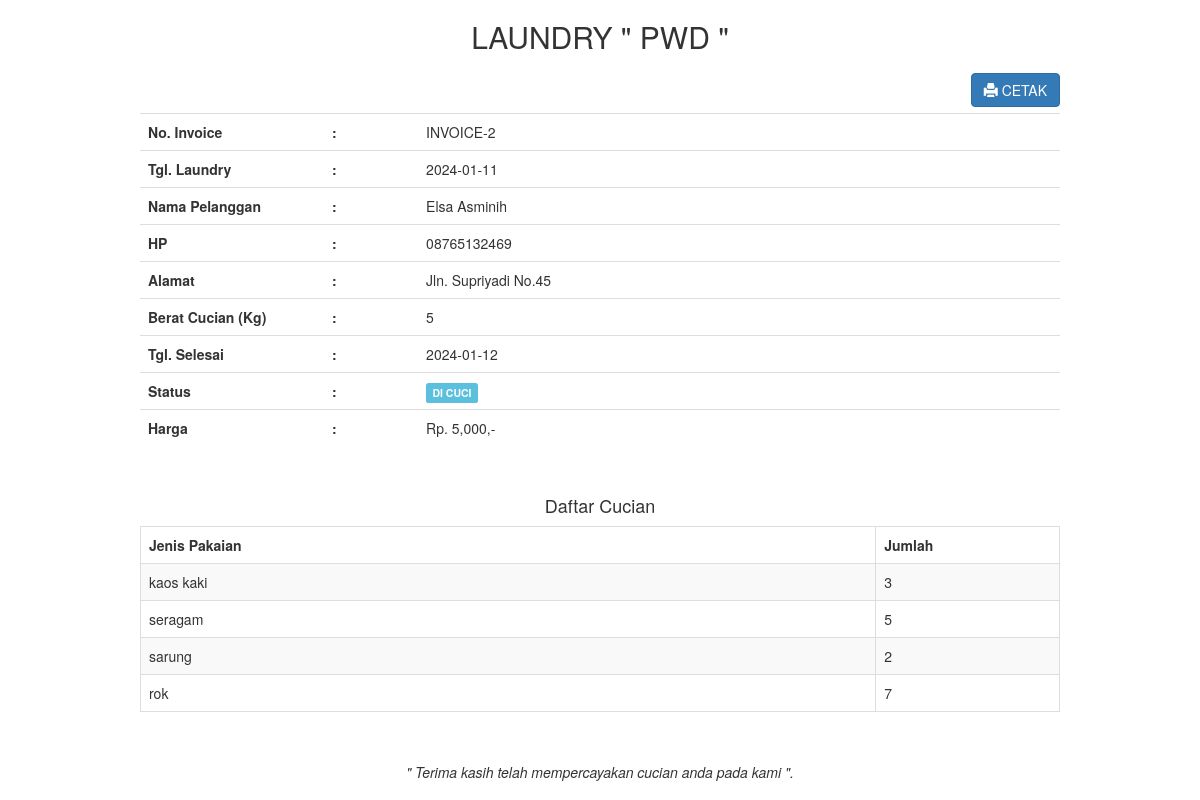
Page /applaundry/admin/transaksi_invoice.php?id=2 (signed in) on the committed database.
### tables this page shows
CREATE TABLE `transaksi` (
  `transaksi_id` int(11) NOT NULL,
  `transaksi_tgl` date NOT NULL,
  `transaksi_pelanggan` int(11) NOT NULL,
  `transaksi_harga` int(11) NOT NULL,
  `transaksi_berat` int(11) NOT NULL,
  `transaksi_tgl_selesai` date NOT NULL,
  `transaksi_status` int(11) NOT NULL
);

CREATE TABLE `pelanggan` (
  `idPelanggan` int(11) NOT NULL,
  `namaPelanggan` varchar(255) NOT NULL,
  `hpPelanggan` varchar(20) NOT NULL,
  `alamatPelanggan` text NOT NULL
);

CREATE TABLE `pakaian` (
  `pakaian_id` int(11) NOT NULL,
  `pakaian_transaksi` int(11) NOT NULL,
  `pakaian_jenis` varchar(255) NOT NULL,
  `pakaian_jumlah` int(11) NOT NULL
);

### applaundry/admin/transaksi_invoice.php (the view, shortened to what this page needs)
<!DOCTYPE html>
<html>
<head>
    <link rel="stylesheet" type="text/css" href="../assets/css/bootstrap.css">
</head>
<body>
    <?php
    include '../koneksi.php';
    ?>
    <div class="container">
        <div class="col-md-10 col-md-offset-1">
            <?php
            $id = $_GET['id'];
            $transaksi = mysqli_query($koneksi, "SELECT * from transaksi, pelanggan where transaksi_id='$id' and transaksi_pelanggan=idPelanggan");
            while ($t = mysqli_fetch_array($transaksi)) {
            ?>
                <center>
                    <h2>LAUNDRY " PWD "</h2>
                </center>
                <a href="transaksi_invoice_cetak.php?id=<?php echo $id; ?>" target="blank" class="btn btn-primary pull-right"><i class="glyphicon glyphicon-print"></i> CETAK</a>
                <br /><br />
                <table class="table">
                    <tr>
                        <th width="20%">No. Invoice</th>
                        <th>:</th>
                        <td>INVOICE-<?php echo $t['transaksi_id']; ?></td>
                    </tr>
                    <tr>
                        <th width="20%">Tgl. Laundry</th>
                        <th>:</th>
                        <td><?php echo $t['transaksi_tgl']; ?></td>
                    </tr>
                    <tr>
                        <th>Nama Pelanggan</th>
                        <th>:</th>
                        <td><?php echo $t['namaPelanggan']; ?></td>
                    </tr>
                    <tr>
                        <th>HP</th>
                        <th>:</th>
                        <td><?php echo $t['hpPelanggan']; ?></td>
                    </tr>
                    <tr>
                        <th>Alamat</th>
                        <th>:</th>
                        <td><?php echo $t['alamatPelanggan']; ?></td>
                    </tr>
                    <tr>
                        <th>Berat Cucian (Kg)</th>
                        <th>:</th>
                        <td><?php echo $t['transaksi_berat']; ?></td>
                    </tr>
                    <tr>
                        <th>Tgl. Selesai</th>
                        <th>:</th>
                        <td><?php echo $t['transaksi_tgl_selesai']; ?></td>
                    </tr>
                    <tr>
                        <th>Status</th>
                        <th>:</th>
                        <td>
                            <?php
                            if ($t['transaksi_status'] == "0") {
                                echo "<div class='label label-warning'>PROSES</div>";
                            } else if ($t['transaksi_status'] == "1") {
                                echo "<div class='label label-info'>DI CUCI</div>";
                            } else if ($t['transaksi_status'] == "2") {
                                echo "<div class='label label-success'>SELESAI</div>";
                            }
                            ?>
                        </td>
                    </tr>
                    <tr>
                        <th>Harga</th>
                        <th>:</th>
                        <td><?php echo "Rp. " . number_format($t['transaksi_harga']) . ",-"; ?></td>
                    </tr>
                </table>
                <br />
                <h4 class="text-center">Daftar Cucian</h4>
                <table class="table table-bordered table-striped">
                    <th>Jenis Pakaian</th>
                    <th width="20%">Jumlah</th>
                    <?php
                    $id = $t['transaksi_id'];
                    $pakaian = mysqli_query($koneksi, "select * from pakaian where pakaian_transaksi='$id'");
                    while ($p = mysqli_fetch_array($pakaian)) {
                    ?>
                        <tr>
                            <td><?php echo $p['pakaian_jenis']; ?></td>
                            <td width="5%"><?php echo $p['pakaian_jumlah']; ?></td>
                        </tr>
                    <?php } ?>
                </table>
                <br />
                <p>
                    <center><i>" Terima kasih telah mempercayakan cucian anda pada kami ".</i></center>
                </p>
            <?php } ?>
        </div>
    </div>
</body>
<html>

### rows in the picture
transaksi: transaksi_id "2", transaksi_tgl "2024-01-11", pelanggan.namaPelanggan "Elsa Asminih", pelanggan.hpPelanggan "08765132469", pelanggan.alamatPelanggan "Jln. Supriyadi No.45", transaksi_berat "5", transaksi_tgl_selesai "2024-01-12", transaksi_status "DI CUCI", transaksi_harga "5,000"
pakaian: pakaian_jenis "kaos kaki", pakaian_jumlah "3"
pakaian: pakaian_jenis "seragam", pakaian_jumlah "5"
pakaian: pakaian_jenis "sarung", pakaian_jumlah "2"
pakaian: pakaian_jenis "rok", pakaian_jumlah "7"
